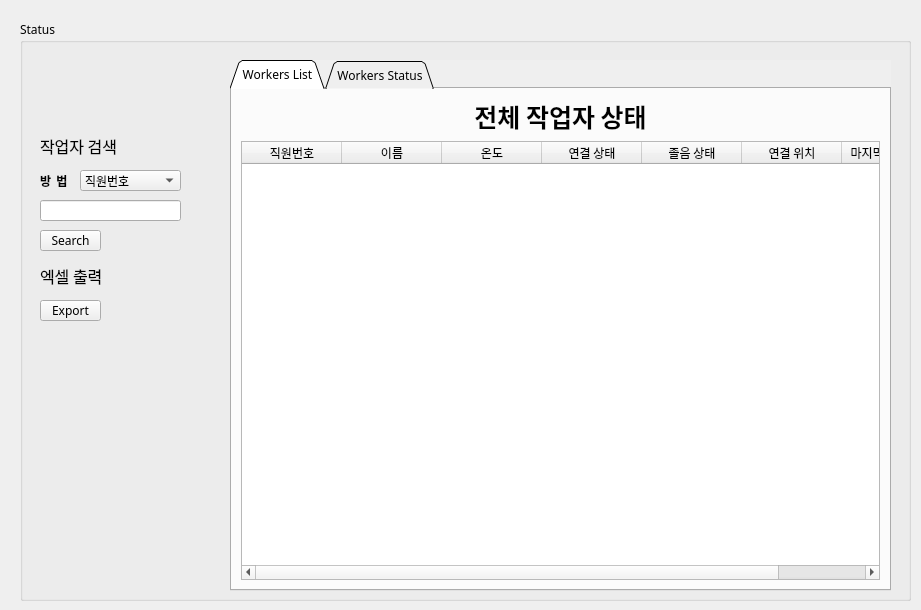
<?xml version="1.0" encoding="UTF-8"?>
<ui version="4.0">
 <class>Form</class>
 <widget class="QWidget" name="Form">
  <property name="geometry">
   <rect>
    <x>0</x>
    <y>0</y>
    <width>921</width>
    <height>610</height>
   </rect>
  </property>
  <property name="sizePolicy">
   <sizepolicy hsizetype="Fixed" vsizetype="Fixed">
    <horstretch>0</horstretch>
    <verstretch>0</verstretch>
   </sizepolicy>
  </property>
  <property name="windowTitle">
   <string>Form</string>
  </property>
  <widget class="QGroupBox" name="groupBox">
   <property name="geometry">
    <rect>
     <x>20</x>
     <y>20</y>
     <width>891</width>
     <height>581</height>
    </rect>
   </property>
   <property name="font">
    <font>
     <family>나눔스퀘어 Bold</family>
    </font>
   </property>
   <property name="title">
    <string>Status</string>
   </property>
   <widget class="QTabWidget" name="workerTab">
    <property name="geometry">
     <rect>
      <x>210</x>
      <y>40</y>
      <width>661</width>
      <height>531</height>
     </rect>
    </property>
    <property name="font">
     <font>
      <family>나눔스퀘어 Bold</family>
     </font>
    </property>
    <property name="autoFillBackground">
     <bool>true</bool>
    </property>
    <property name="tabShape">
     <enum>QTabWidget::Triangular</enum>
    </property>
    <property name="currentIndex">
     <number>0</number>
    </property>
    <property name="tabBarAutoHide">
     <bool>true</bool>
    </property>
    <widget class="QWidget" name="List">
     <property name="font">
      <font>
       <kerning>true</kerning>
      </font>
     </property>
     <attribute name="title">
      <string>Workers List</string>
     </attribute>
     <layout class="QGridLayout" name="gridLayout_4">
      <item row="0" column="0">
       <layout class="QGridLayout" name="gridLayout">
        <item row="0" column="0">
         <layout class="QVBoxLayout" name="verticalLayout">
          <property name="sizeConstraint">
           <enum>QLayout::SetDefaultConstraint</enum>
          </property>
          <item>
           <widget class="QLabel" name="tableTitle">
            <property name="font">
             <font>
              <family>나눔스퀘어 ExtraBold</family>
              <pointsize>19</pointsize>
              <weight>75</weight>
              <bold>true</bold>
             </font>
            </property>
            <property name="frameShape">
             <enum>QFrame::NoFrame</enum>
            </property>
            <property name="text">
             <string>전체 작업자 상태</string>
            </property>
            <property name="alignment">
             <set>Qt::AlignCenter</set>
            </property>
           </widget>
          </item>
         </layout>
        </item>
        <item row="1" column="0">
         <widget class="QTableWidget" name="tableWidget">
          <property name="font">
           <font>
            <family>나눔바른고딕</family>
           </font>
          </property>
          <property name="frameShape">
           <enum>QFrame::StyledPanel</enum>
          </property>
          <property name="editTriggers">
           <set>QAbstractItemView::NoEditTriggers</set>
          </property>
          <column>
           <property name="text">
            <string>직원번호</string>
           </property>
          </column>
          <column>
           <property name="text">
            <string>이름</string>
           </property>
          </column>
          <column>
           <property name="text">
            <string>온도</string>
           </property>
          </column>
          <column>
           <property name="text">
            <string>연결 상태</string>
           </property>
          </column>
          <column>
           <property name="text">
            <string>졸음 상태</string>
           </property>
          </column>
          <column>
           <property name="text">
            <string>연결 위치</string>
           </property>
          </column>
          <column>
           <property name="text">
            <string>마지막 접속 시간</string>
           </property>
          </column>
         </widget>
        </item>
       </layout>
      </item>
     </layout>
    </widget>
    <widget class="QWidget" name="Status">
     <property name="toolTipDuration">
      <number>-1</number>
     </property>
     <attribute name="title">
      <string>Workers Status</string>
     </attribute>
     <layout class="QGridLayout" name="gridLayout_3"/>
    </widget>
   </widget>
   <widget class="QLabel" name="searchTitle">
    <property name="geometry">
     <rect>
      <x>20</x>
      <y>110</y>
      <width>121</width>
      <height>31</height>
     </rect>
    </property>
    <property name="font">
     <font>
      <family>나눔고딕 ExtraBold</family>
      <pointsize>12</pointsize>
      <weight>50</weight>
      <bold>false</bold>
     </font>
    </property>
    <property name="text">
     <string>작업자 검색</string>
    </property>
   </widget>
   <widget class="QLineEdit" name="lineEdit">
    <property name="geometry">
     <rect>
      <x>20</x>
      <y>180</y>
      <width>141</width>
      <height>21</height>
     </rect>
    </property>
   </widget>
   <widget class="QPushButton" name="searchButton">
    <property name="geometry">
     <rect>
      <x>20</x>
      <y>210</y>
      <width>61</width>
      <height>21</height>
     </rect>
    </property>
    <property name="font">
     <font>
      <family>나눔스퀘어 Bold</family>
     </font>
    </property>
    <property name="text">
     <string>Search</string>
    </property>
   </widget>
   <widget class="QPushButton" name="exportButton">
    <property name="geometry">
     <rect>
      <x>20</x>
      <y>280</y>
      <width>61</width>
      <height>21</height>
     </rect>
    </property>
    <property name="font">
     <font>
      <family>나눔스퀘어 Bold</family>
     </font>
    </property>
    <property name="text">
     <string>Export</string>
    </property>
   </widget>
   <widget class="QLabel" name="excelTitle">
    <property name="geometry">
     <rect>
      <x>20</x>
      <y>240</y>
      <width>131</width>
      <height>31</height>
     </rect>
    </property>
    <property name="font">
     <font>
      <family>나눔고딕 ExtraBold</family>
      <pointsize>12</pointsize>
      <weight>50</weight>
      <bold>false</bold>
     </font>
    </property>
    <property name="text">
     <string>엑셀 출력</string>
    </property>
   </widget>
   <widget class="QComboBox" name="ListBox">
    <property name="geometry">
     <rect>
      <x>60</x>
      <y>150</y>
      <width>101</width>
      <height>21</height>
     </rect>
    </property>
    <property name="font">
     <font>
      <family>나눔스퀘어 Bold</family>
     </font>
    </property>
    <item>
     <property name="text">
      <string>직원번호</string>
     </property>
    </item>
    <item>
     <property name="text">
      <string>이름</string>
     </property>
    </item>
    <item>
     <property name="text">
      <string>온도</string>
     </property>
    </item>
    <item>
     <property name="text">
      <string>연결 상태</string>
     </property>
    </item>
    <item>
     <property name="text">
      <string>졸음 상태</string>
     </property>
    </item>
    <item>
     <property name="text">
      <string>연결 위치</string>
     </property>
    </item>
    <item>
     <property name="text">
      <string>접속 시간</string>
     </property>
    </item>
   </widget>
   <widget class="QLabel" name="method">
    <property name="geometry">
     <rect>
      <x>20</x>
      <y>140</y>
      <width>41</width>
      <height>41</height>
     </rect>
    </property>
    <property name="font">
     <font>
      <family>나눔고딕</family>
      <weight>75</weight>
      <bold>true</bold>
     </font>
    </property>
    <property name="text">
     <string>방  법</string>
    </property>
   </widget>
   <widget class="QLabel" name="Logo">
    <property name="geometry">
     <rect>
      <x>20</x>
      <y>20</y>
      <width>161</width>
      <height>91</height>
     </rect>
    </property>
    <property name="text">
     <string/>
    </property>
    <property name="textFormat">
     <enum>Qt::RichText</enum>
    </property>
    <property name="pixmap">
     <pixmap resource="LOGO.qrc">:/logoIMG/logo.png</pixmap>
    </property>
    <property name="scaledContents">
     <bool>true</bool>
    </property>
   </widget>
  </widget>
 </widget>
 <tabstops>
  <tabstop>ListBox</tabstop>
  <tabstop>lineEdit</tabstop>
  <tabstop>searchButton</tabstop>
  <tabstop>exportButton</tabstop>
  <tabstop>workerTab</tabstop>
  <tabstop>tableWidget</tabstop>
 </tabstops>
 <resources>
  <include location="LOGO.qrc"/>
 </resources>
 <connections/>
</ui>
